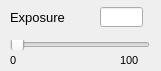
            <widget class="QWidget" name="DAQBehCamPanel" native="true">
             <property name="geometry">
              <rect>
               <x>145</x>
               <y>15</y>
               <width>161</width>
               <height>71</height>
              </rect>
             </property>
             <property name="sizePolicy">
              <sizepolicy hsizetype="Fixed" vsizetype="Fixed">
               <horstretch>0</horstretch>
               <verstretch>0</verstretch>
              </sizepolicy>
             </property>
             <property name="font">
              <font>
               <family>Arial</family>
              </font>
             </property>
             <widget class="QLabel" name="label_162">
              <property name="geometry">
               <rect>
                <x>10</x>
                <y>50</y>
                <width>21</width>
                <height>21</height>
               </rect>
              </property>
              <property name="sizePolicy">
               <sizepolicy hsizetype="Fixed" vsizetype="Fixed">
                <horstretch>0</horstretch>
                <verstretch>0</verstretch>
               </sizepolicy>
              </property>
              <property name="font">
               <font>
                <family>Arial</family>
                <pointsize>8</pointsize>
               </font>
              </property>
              <property name="layoutDirection">
               <enum>Qt::LeftToRight</enum>
              </property>
              <property name="text">
               <string>0</string>
              </property>
              <property name="alignment">
               <set>Qt::AlignLeading|Qt::AlignLeft|Qt::AlignVCenter</set>
              </property>
             </widget>
             <widget class="QLineEdit" name="DAQBehExposureValue">
              <property name="geometry">
               <rect>
                <x>100</x>
                <y>7</y>
                <width>43</width>
                <height>20</height>
               </rect>
              </property>
              <property name="sizePolicy">
               <sizepolicy hsizetype="Fixed" vsizetype="Fixed">
                <horstretch>0</horstretch>
                <verstretch>0</verstretch>
               </sizepolicy>
              </property>
              <property name="minimumSize">
               <size>
                <width>43</width>
                <height>20</height>
               </size>
              </property>
              <property name="font">
               <font>
                <family>Arial</family>
               </font>
              </property>
             </widget>
             <widget class="QSlider" name="DAQBehExposureSlider">
              <property name="geometry">
               <rect>
                <x>10</x>
                <y>40</y>
                <width>140</width>
                <height>10</height>
               </rect>
              </property>
              <property name="sizePolicy">
               <sizepolicy hsizetype="Fixed" vsizetype="Fixed">
                <horstretch>0</horstretch>
                <verstretch>0</verstretch>
               </sizepolicy>
              </property>
              <property name="minimumSize">
               <size>
                <width>140</width>
                <height>10</height>
               </size>
              </property>
              <property name="maximumSize">
               <size>
                <width>140</width>
                <height>10</height>
               </size>
              </property>
              <property name="font">
               <font>
                <family>Arial</family>
               </font>
              </property>
              <property name="cursor">
               <cursorShape>PointingHandCursor</cursorShape>
              </property>
              <property name="orientation">
               <enum>Qt::Horizontal</enum>
              </property>
             </widget>
             <widget class="QLabel" name="label_163">
              <property name="geometry">
               <rect>
                <x>120</x>
                <y>50</y>
                <width>31</width>
                <height>21</height>
               </rect>
              </property>
              <property name="sizePolicy">
               <sizepolicy hsizetype="Fixed" vsizetype="Fixed">
                <horstretch>0</horstretch>
                <verstretch>0</verstretch>
               </sizepolicy>
              </property>
              <property name="font">
               <font>
                <family>Arial</family>
                <pointsize>8</pointsize>
               </font>
              </property>
              <property name="layoutDirection">
               <enum>Qt::LeftToRight</enum>
              </property>
              <property name="text">
               <string>100</string>
              </property>
              <property name="alignment">
               <set>Qt::AlignLeading|Qt::AlignLeft|Qt::AlignVCenter</set>
              </property>
             </widget>
             <widget class="QLabel" name="label_164">
              <property name="geometry">
               <rect>
                <x>10</x>
                <y>7</y>
                <width>71</width>
                <height>21</height>
               </rect>
              </property>
              <property name="sizePolicy">
               <sizepolicy hsizetype="Fixed" vsizetype="Fixed">
                <horstretch>0</horstretch>
                <verstretch>0</verstretch>
               </sizepolicy>
              </property>
              <property name="font">
               <font>
                <family>Arial</family>
                <pointsize>10</pointsize>
               </font>
              </property>
              <property name="text">
               <string>Exposure</string>
              </property>
             </widget>
            </widget>
